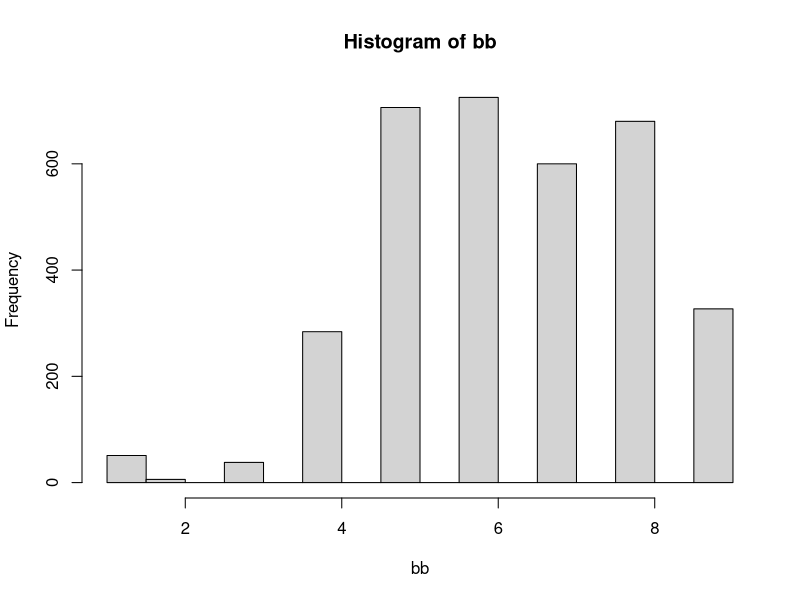

The R script that drew this image: (Note: this script raises an error after producing the figure.)
# Getting started
# Started: April 24, 2015. Begin to assemble data, and improve legibility 
library(foreign)
library(lattice)


setwd("/Users/SamKrasnobrod/GitHub/OakResearchRepoSP2015") # Samuel
setwd("C:/GitHub/OakResearchRepoSP2015") # Robin

##########################################################################################################################                                                      

# This step takes a while to read in. 
#datav2 <- read.xlsx("ChicoPhenv2.xlsx", sheetIndex=1, header=TRUE, rowIndex = c(1, 3:3678), colIndex=c(1:22))     
datav2 <- read.csv("ChicoPhenv2.csv", header=TRUE, stringsAsFactors=FALSE)     

weeks <- which(grepl("^week", names(datav2), ignore.case=TRUE))

# Add a count of days from planting until bud burst (First recorded 1)
bb <- rep(NA, NROW(datav2))
for(i in 1:NROW(datav2)){
  x <- min(which(datav2[i,weeks]>0
           & !is.na(datav2[i,weeks])))
  bb[i] <- ifelse(x<Inf, x, NA)
}
datav2$budburst <- bb

# Add a count of weeks from planting until full leafs (First recorded 5)
fl <- rep(NA, NROW(datav2))
for(i in 1:NROW(datav2)){
  x <- min(which(datav2[i,weeks]==5))
  fl[i] <- ifelse(x<Inf, x, NA)
}
datav2$full.leaf <- fl


# Write the data as a text file - and produce SAS code to read in data. 
write.foreign(datav2, "ChicoPhen.txt", "ReadChicoPhen.sas", package="SAS")


## Use bb or fl against site in anova
hist(bb) #shows bb for weeks 1-8
shist(fl)
summary(aov(bb~datav2$site)) #anova bb against site
summary(aov(fl~datav2$site))
aov(bb~datav2$site)
view(datav2$site)

## Setup histogram with lattice for anova results
